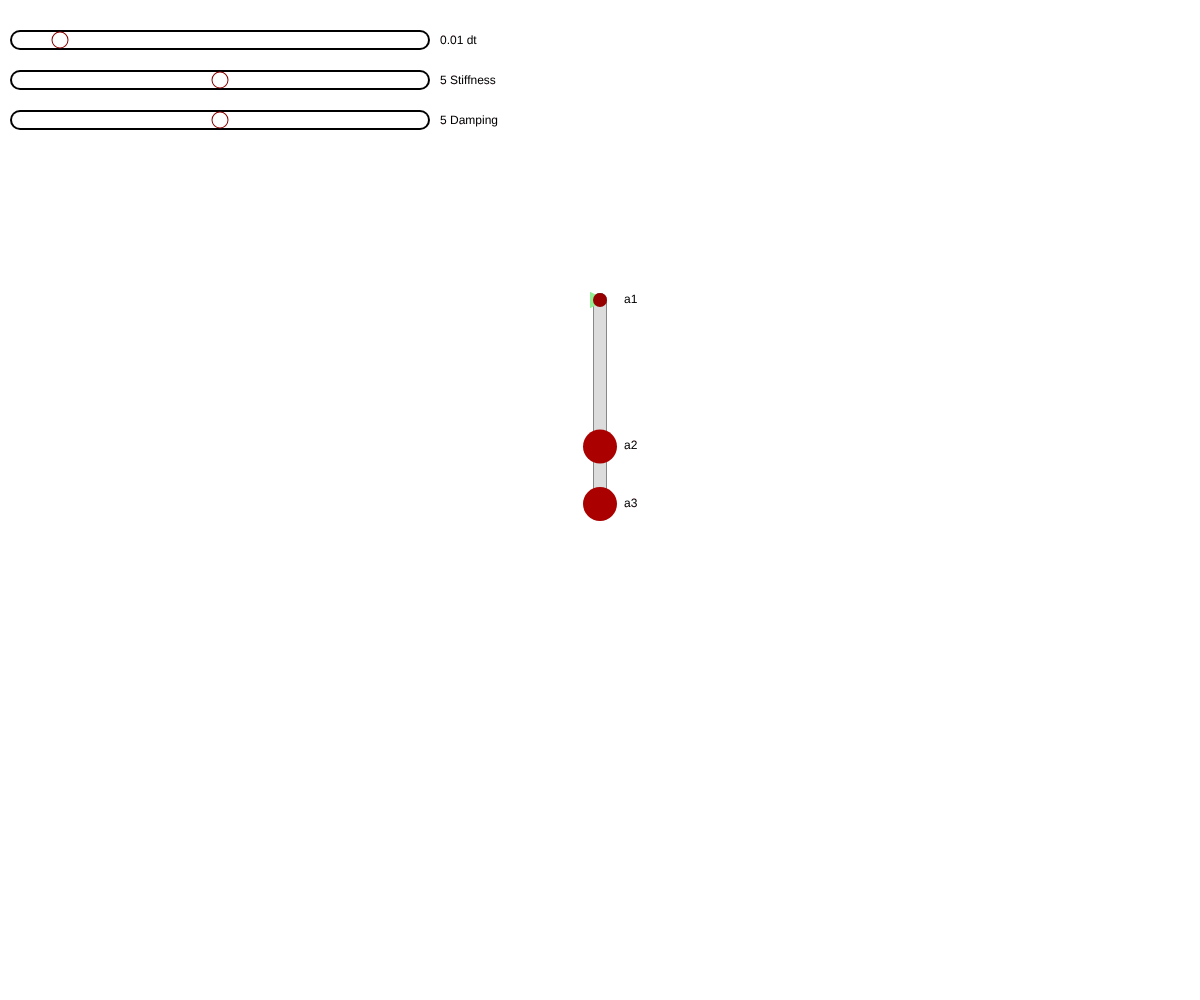
Frame 1 (no input)
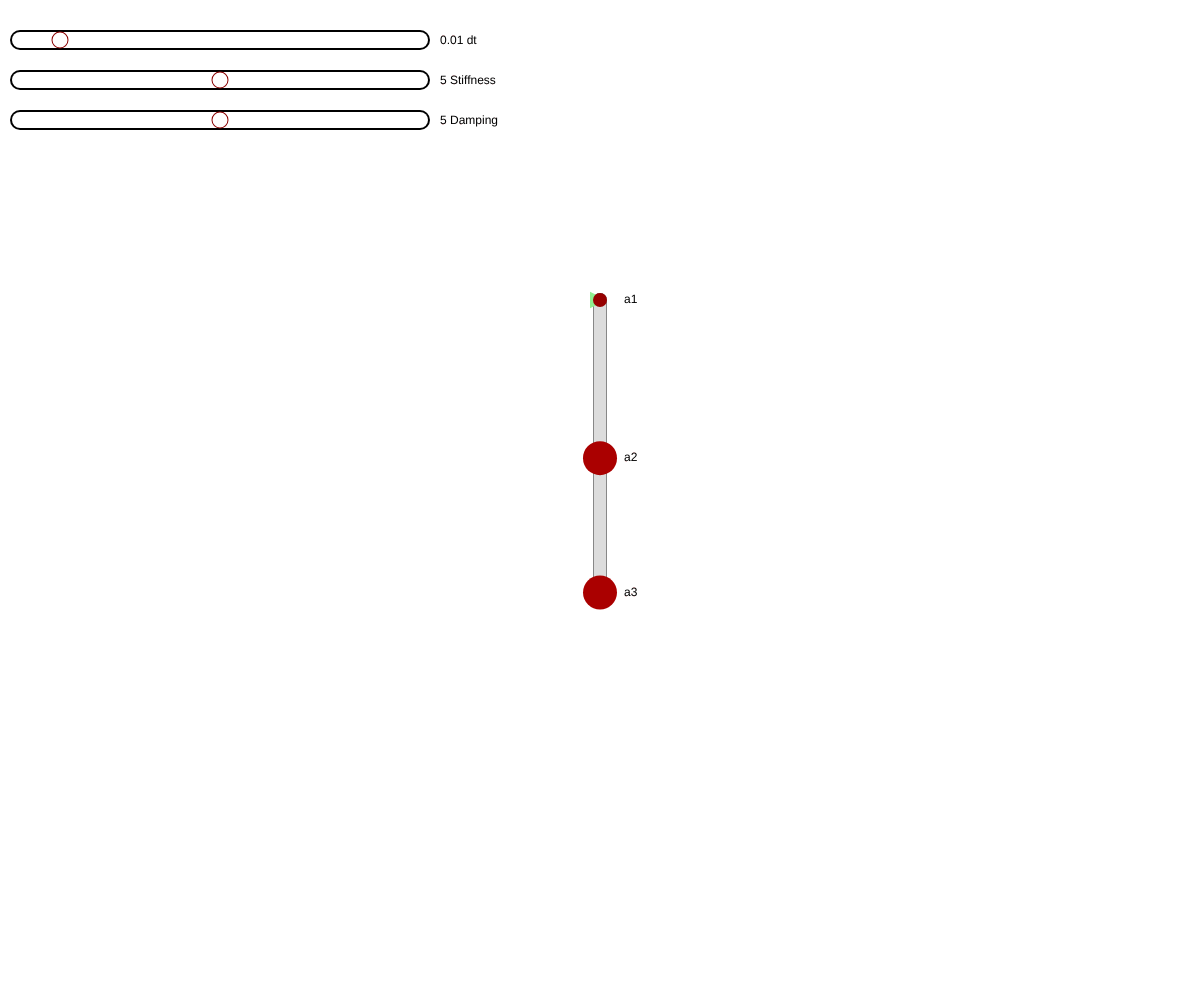
Frame 60 (no input)
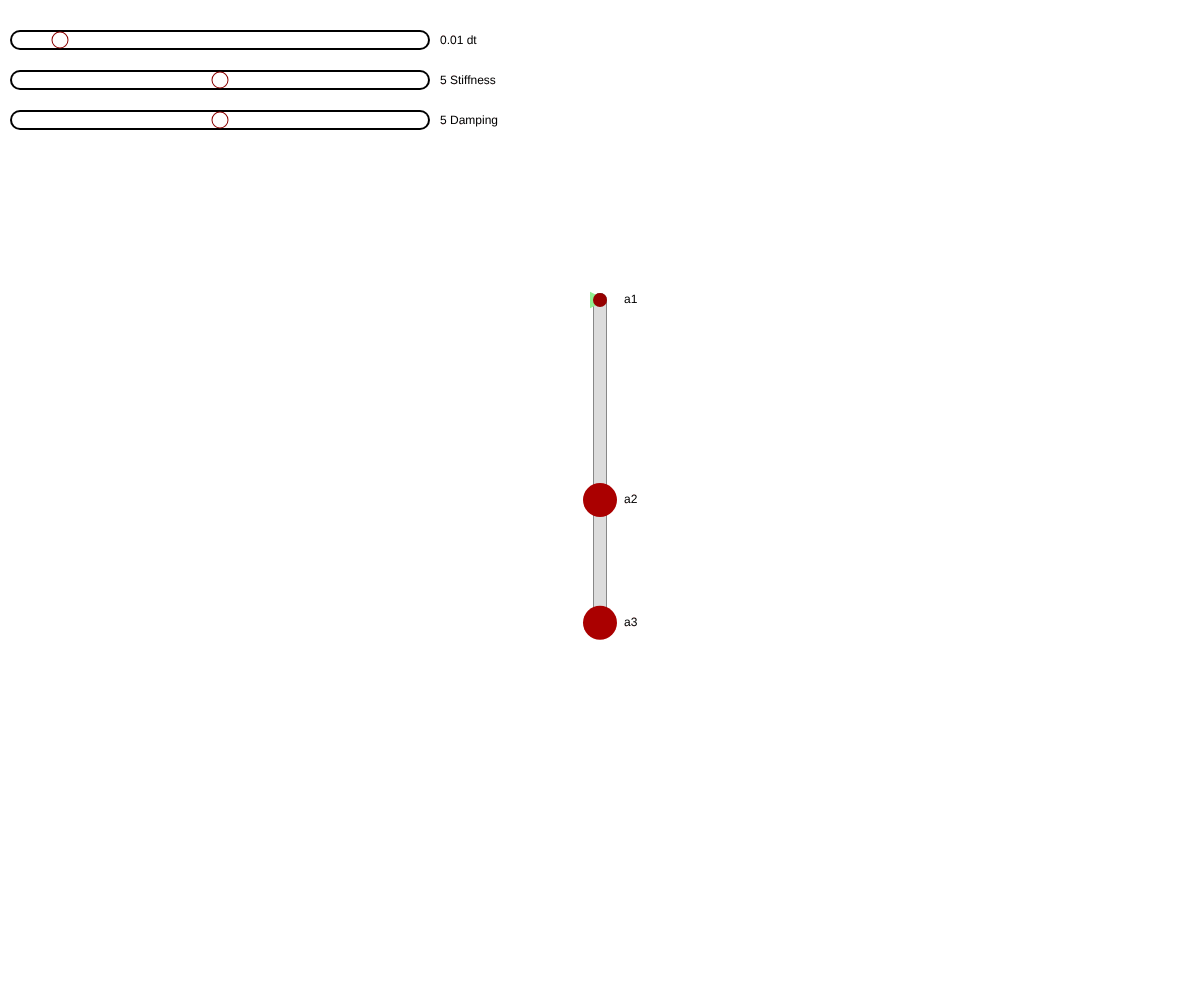
Frame 120 (the mouse pressed at the canvas centre since frame 60)

The p5.js sketch that drew these frames (run headless with seeded random() and noise() and a simulated clock; from frame 60 on, the mouse is pressed at the canvas centre):

// p5.js sketch
// ── sketch.js

let scale = 2;
let namesOn = true;


/* ======================================

                 Objects
    
   ======================================*/
class Spring{
  constructor(a1,a2,k,l){
    this.a1 = a1;
    this.a2 = a2;
    a1.connList.push(this);
    a2.connList.push(this);
    this.k = k;
    this.l = l;
    springList.push(this);
  }
  
  draw(){
    //draw line
    let p1 = this.a1.p;
    let p2 = this.a2.p;
    stroke('black');
    strokeWeight(2*scale);
    line(p1.x,p1.y,p2.x,p2.y);
    //draw cross
    stroke('orange');
    strokeWeight(5*scale);
    let angle = this.getAngle();
    let intersections = 10;
    for(let i = 1; i<intersections; i++){
      let dx = (p2.x - p1.x)/intersections;
      let dy = (p2.y - p1.y)/intersections;
      point(p1.x+dx*i,p1.y+dy*i);
    }
    //draw endpoints
    stroke('red');
    strokeWeight(1*scale);
    point(p1.x,p1.y);
    point(p2.x,p2.y);
    strokeWeight(3*scale);
    let c = this.centerOfSpring();
    point(c.x,c.y);
  }
  
  length(){
    let p1 = this.a1.p;
    let p2 = this.a2.p;
    let tmp = p5.Vector.sub(p1,p2);
    return p5.Vector.mag(tmp);
  }
  
  getForce(a){
    let c = this.centerOfSpring();
    let p = a.p;
    let fd = createVector(c.x-p.x, c.y-p.y);
    fd.normalize();
    let f = this.k*(this.length()-this.l);
    fd.mult(f);
    return fd;
  }
  
  centerOfSpring(){
    let p1 = this.a1.p;
    let p2 = this.a2.p;
    return createVector((p1.x+p2.x)/2,(p1.y+p2.y)/2);
  }
  
  getAngle(){
    let p1 = this.a1.p;
    let p2 = this.a2.p;
    let dx = p1.x-p2.x;
    let dy = p1.y-p2.y;
    return atan2(dy,dx);
  }
  
  setP1(p1){
    this.p1 = p1;
  }
  
  setP2(p2){
    this.p2 = p2;
  }
  
  set(k,s){
    if(s==="stiff")
      this.k = k
  }
}

class Damper{
  constructor(a1,a2,d){
    this.a1 = a1;
    this.a2 = a2;
    a1.connList.push(this);
    a2.connList.push(this);
    this.d = d;
    springList.push(this);
  }
  
  draw(){
    //draw line
    let p1 = this.a1.p;
    let p2 = this.a2.p;
    stroke(50);
    strokeWeight(7*scale);
    line(p1.x,p1.y,p2.x,p2.y);
    stroke(220);
    strokeWeight(6.5*scale);
    line(p1.x,p1.y,p2.x,p2.y);
  }
  
  length(){
    let p1 = this.a1.p;
    let p2 = this.a2.p;
    let tmp = p5.Vector.sub(p1,p2);
    return p5.Vector.mag(tmp);
  }
  
  getForce(a){
    let f = p5.Vector.mult(a.v,-this.d);
    return f;
  }
  
  centerOfDamper(){
    let p1 = this.a1.p;
    let p2 = this.a2.p;
    return createVector((p1.x+p2.x)/2,(p1.y+p2.y)/2);
  }
  
  set(d,s){
    if(s==="damp")
      this.d = d
  }
}


class GravityForce{
  constructor(a,g=9.81){
    this.g = g;
    a.connList.push(this);
  }
  
  getForce(a){
    return createVector(0, a.m*this.g);
  }
}

class MassPoint{
  constructor(p,m,name){
    this.p = createVector(p[0],p[1]);
    this.v = createVector(0,0);
    this.m = m;
    this.F = createVector(0,0);
    this.name = name;
    this.selected = false;
    pointList.push(this);
    this.connList = []; // This will be set in the Spring constructor
  }
  
  draw(){    
    let p = this.p;
    let F = p5.Vector.mult(this.v,scale);
    drawArrow(p,F,"lightgreen");
    if(namesOn){
      strokeWeight(0);
      text(this.name,this.p.x+24,this.p.y+3);
    }
    
    stroke(this.m*2+140,this.m*2-140,0);
    if(this.m<20)
      strokeWeight(scale*this.m+4);
    else
      strokeWeight(scale*20+4);
    point(this.p.x,this.p.y);
  }
  
  set(p){
    this.p = p;
  }
  
  pointUpdateForce(){
   if(!this.selected)
   for(let i = 0; i < this.connList.length; i++){
     let conn = this.connList[i];
     let F = conn.getForce(this); 
     this.F.add(F);
   }
  }
  
  pointApplyForce(){
    this.F.mult(dt);
    this.v.add(this.F);
    this.p.add(this.v);
    //this.v.mult(0.90);
  }
  
  pointResetForce(){
    this.v = createVector(0,0);
    this.F = createVector(0,0);
  }
}


class Slider{
  constructor(getFunc, setFunc, low, high, steps, name,x,y,length){
    this.setFunc = setFunc;
    this.low = low;
    this.high = high;
    this.steps = steps;
    this.name = name;
    this.hovered = false;
    this.get = getFunc;
    this.set = setFunc;
    this.internalStep = steps/2;
    this.x = x;
    this.y = y;
    this.length = length;
    this.clicked = false;
  }
  
  processInput(){
    let x = this.x;
    let y = this.y;
    let length = this.length;
    let mv = createVector(mouseX, mouseY);
    let v = createVector(x+this.internalStep/this.steps*length*scale,y);
    let distance = mv.dist(v);
    if(distance < 5*scale){
      this.hovered = true;
    }else{
      this.hovered = false;
    }
    if(!this.clicked){
    if(this.hovered){
      if(mouseIsPressed){
        this.clicked=true;
      }
    }
    }else{
      let newx = (mouseX-x)/(length*scale);
      newx = floor(newx*this.steps);
        if(newx<this.internalStep){
          this.internalStep += newx-this.internalStep;
        }else if(newx > this.internalStep){
          this.internalStep += newx-this.internalStep;
        }
      if(this.internalStep < 0){
        this.internalStep = 0;
      }
      if(this.internalStep > this.steps){
        this.internalStep = this.steps;
      }
      
      let newval = (this.internalStep*this.high/this.steps)+this.low;
      this.set(newval);
      
      if(!mouseIsPressed){
        this.clicked=false;
      }
      
      updateValues();
    }
    
  }
  
  draw(){
    let x = this.x;
    let y = this.y;
    let length = this.length
    stroke("black")
    strokeWeight(10*scale);
    line(x,y,x+length*scale,y);
    stroke("white")
    strokeWeight(8*scale);
    line(x,y,x+length*scale,y);
    if(this.hovered)
      stroke('lightgreen');
    else
      stroke('darkred')
    let v = this.internalStep/this.steps*length;
    circle(x+v*scale,y,1);
    strokeWeight(0);
    color(0);
    text(str(this.get())+" "+this.name,x+(length+10)*scale,y+2*scale);
  }
}

/* ======================================

           Function Definition
    
   ======================================*/
function drawArrow(base, vec, myColor) {
  push();
  stroke(myColor);
  strokeWeight(3*scale);
  fill(myColor);
  translate(base.x, base.y);
  line(0, 0, vec.x, vec.y);
  rotate(vec.heading());
  let arrowSize = 7;
  translate(vec.mag() - arrowSize, 0);
  triangle(0, arrowSize / 2, 0, -arrowSize / 2, arrowSize, 0);
  pop();
}

/* ======================================

              Global Variables
    
   ======================================*/
let s;
let a1;
let a2;
let a3;
let pointList;
let springList;
let dt= 0.01;
let stiffness = 5;
let dampening = 5;
let slowmo = 0.05;
let dtSlider = new Slider(()=>dt,(v)=>dt=v,0.001,0.1,100,"dt",20,20*scale,200);
dtSlider.internalStep=10;
let stiffSlider = new Slider(()=>stiffness,(v)=>stiffness=v,0.1,10,500,"Stiffness",20,40*scale,200);
stiffSlider.internalStep=250;
let dampSlider = new Slider(()=>dampening,(v)=>dampening=v,0,10,100,"Damping",20,60*scale,200);
dampSlider.internalStep=50;
function updateValues(){
  for(let i = 0; i < springList.length; i++){
    springList[i].set(stiffness,"stiff");
    springList[i].set(dampening,"damp");
  }
}

function setup() {
  cnv = createCanvas(windowWidth, windowHeight);
  cnv.mouseWheel(mouseWheelRolled);
  springList = []
  pointList = []
  a1 = new MassPoint([windowWidth/2,windowHeight/2-200],5,"a1");
  a2 = new MassPoint([windowWidth/2,windowHeight/2-50],15,"a2");
  a3 = new MassPoint([windowWidth/2,windowHeight/2],15,"a3");
  
  s = new Spring(a1,a2,stiffness, 100);
  s2 = new Spring(a2,a3,stiffness, 100);
  d1 = new Damper(a1,a2,dampening);
  d2 = new Damper(a2,a3,dampening);
  new GravityForce(a2);
  new GravityForce(a3);
  
  print(a2.connList)
  print(a3.connList)
  a1.connList = [];
}

function mouseWheelRolled(event) {
  for(let i = 0; i < pointList.length; i++){
    let a = pointList[i];
    let mv = createVector(mouseX,mouseY);
    if(mv.dist(a.p)<a.m*scale){
      if (event.deltaY > 0) {
        a.m +=1;
      } else {
        if(a.m>1)
          a.m -=1;
      }
    }
  }
  
}

function resetAll(){
  for(let i = 0; i < pointList.length; i++){
    let a = pointList[i];
    a.pointResetForce();
    a.pointResetForce();
  }
}

let holded = undefined;
function processInput(){
  if (holded === undefined){
    for(let i = 0; i < pointList.length; i++){
      let a = pointList[i];
      let mv = createVector(mouseX,mouseY);
      if(p5.Vector.mag(p5.Vector.sub(mv,a.p))<40){
        stroke('red');
        strokeWeight(2);
        circle(a.p.x,a.p.y,40);
        if(mouseIsPressed){
          
          a.selected = true;
          a.pointResetForce();
          a.p = mv;
          holded = a;
        }
      }
    }
  }else{
    let mv = createVector(mouseX,mouseY);
    holded.p = mv;
    holded.pointResetForce();
  }
  
  dtSlider.processInput();
  stiffSlider.processInput();
  dampSlider.processInput();
}

function mouseReleased(){
  if(holded!==undefined)
    holded.selected = false;
  holded = undefined;
}

function processPhysics(){
  for(let i = 0; i < pointList.length; i++){
    pointList[i].F = createVector(0, 0);
  }
  
  for(let i = 0; i < pointList.length; i++){
    pointList[i].pointUpdateForce();
  }
}


function applyPhysics(){
  for(let i = 0; i < pointList.length; i++){
    let a = pointList[i];
    a.pointApplyForce();
  }
}

function paintObjects(){
  for(let i = 0; i < springList.length; i++){
    springList[i].draw();
  }
  for(let i = 0; i < pointList.length; i++){
    pointList[i].draw();
  }
  
  dtSlider.draw();
  stiffSlider.draw();
  dampSlider.draw();
}

function draw() {
  background(255);
  processInput();
  for(let i=0; i <= 4; i+=dt){
    processPhysics();
  }
  applyPhysics();
  paintObjects();
}
